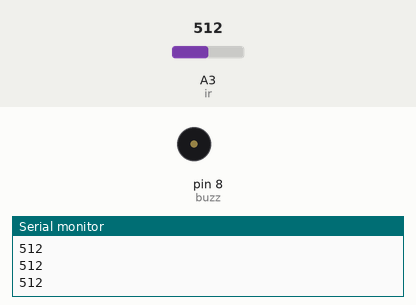
This sketch was run on a simulated Arduino Uno, built with avr-gcc and run on an emulated ATmega328P. Parts: buzzer (waves = sounding, pin HIGH), the last lines printed to the serial monitor. The inputs (shaded band) are chosen by the test bench; at power-on: A3 (ir) = 512.

Above: at 1.3 s.
1.4 s: A3 (ir) set to 217
3.2 s: A3 (ir) set to 188
At 4.5 s:
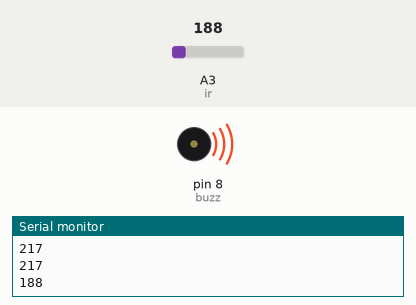
5.5 s: A3 (ir) set to 210
At 7.6 s:
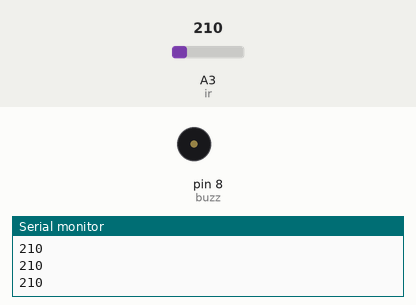
8.0 s: A3 (ir) set to 190
At 9.2 s:
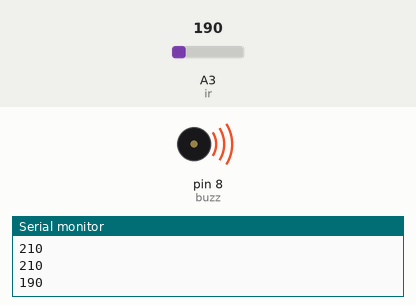
Timing chart, 0 to 11.0 s (numbered marks = the images above; inputs shaded):
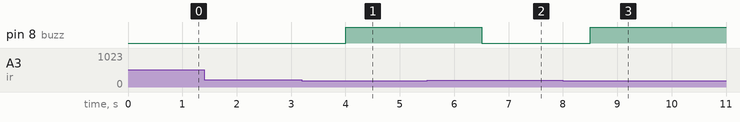

The sketch:

IR_senser_flem_sensor_buzz.ino
```cpp
int buzz = 8;
int ir = A3;
int irval;

void setup() {
  // put your setup code here, to run once:
pinMode(buzz,OUTPUT);
pinMode(ir,INPUT);
Serial.begin(9600);
}

void loop() {
  // put your main code here, to run repeatedly:
irval=analogRead(ir);
Serial.println(irval);
delay(500);
if(irval<=200){
  digitalWrite(buzz,HIGH);
delay(2000);
}
if(irval>200){
  digitalWrite(buzz,LOW);
}
}
```

Measured:
- the behaviour switches between 201 and 200 on A3 (ir) (found by bisection; images 0 and 1)
- after the input at 3.2 s, pin 8 (buzz): LOW → HIGH after 0.80 s
- after the input at 5.5 s, pin 8 (buzz): HIGH → LOW after 1.0 s
- after the input at 8.0 s, pin 8 (buzz): LOW → HIGH after 0.50 s
